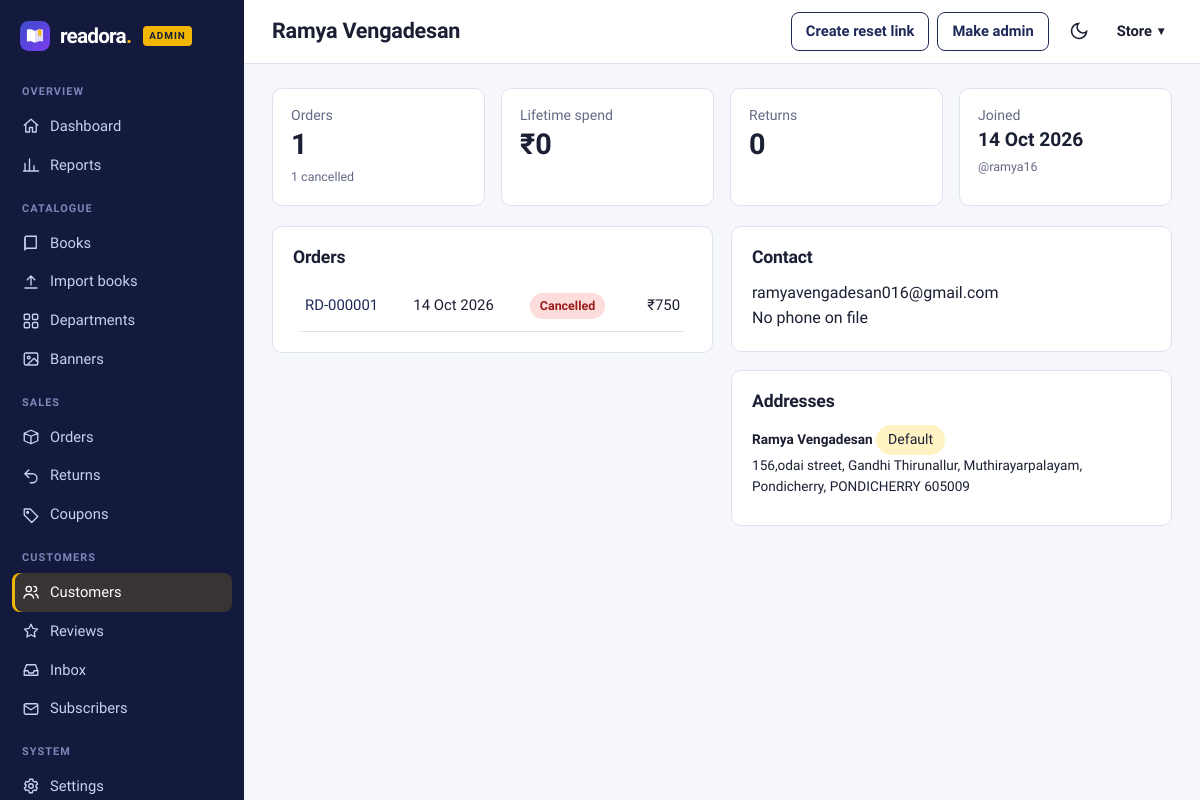
Page /admin/users/2 (signed in) on the earlier database version.
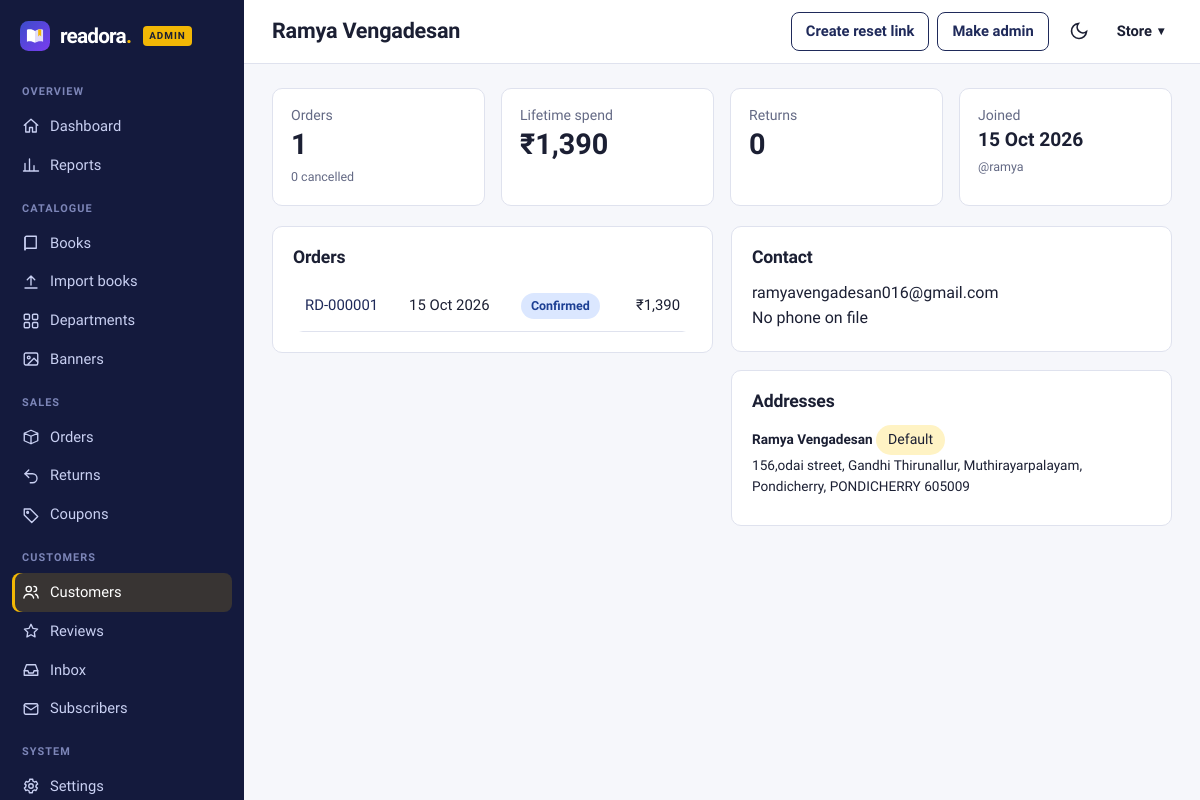
Same page on the later database version.
### tables this page shows
CREATE TABLE users (
    id            INTEGER PRIMARY KEY AUTOINCREMENT,
    fullname      TEXT NOT NULL,
    username      TEXT NOT NULL UNIQUE COLLATE NOCASE,
    email         TEXT NOT NULL UNIQUE COLLATE NOCASE,
    password      TEXT NOT NULL,
    phone         TEXT,
    is_admin      INTEGER NOT NULL DEFAULT 0,
    created_at    TEXT NOT NULL DEFAULT CURRENT_TIMESTAMP
);

CREATE TABLE orders (
    id              INTEGER PRIMARY KEY AUTOINCREMENT,
    user_id         INTEGER NOT NULL REFERENCES users(id),
    status          TEXT NOT NULL DEFAULT 'Pending',
    payment_method  TEXT NOT NULL,
    payment_status  TEXT NOT NULL DEFAULT 'Pending',
    subtotal        REAL NOT NULL,
    discount        REAL NOT NULL DEFAULT 0,
    shipping_fee    REAL NOT NULL DEFAULT 0,
    total           REAL NOT NULL,
    coupon_code     TEXT,
    ship_name       TEXT NOT NULL,
    ship_phone      TEXT NOT NULL,
    ship_address    TEXT NOT NULL,
    created_at      TEXT NOT NULL DEFAULT CURRENT_TIMESTAMP
);

### bookstore/routes/admin.py (the view)
@bp.route("/users/<int:uid>")
@admin_required
def user_detail(uid):
    u = one("SELECT * FROM users WHERE id=?", (uid,))
    if u is None:
        abort(404)
    return render_template(
        "admin/user.html", u=u,
        stats=one("""SELECT COUNT(*) orders, COALESCE(SUM(CASE WHEN status!='Cancelled' THEN total END),0) spent,
                            COALESCE(SUM(status='Cancelled'),0) cancelled FROM orders WHERE user_id=?""", (uid,)),
        orders=query("SELECT * FROM orders WHERE user_id=? ORDER BY id DESC LIMIT 20", (uid,)),
        addresses=query("SELECT * FROM addresses WHERE user_id=?", (uid,)),
        reviews=query("""SELECT r.*, b.name FROM reviews r JOIN books b ON b.id=r.book_id WHERE r.user_id=? ORDER BY r.id DESC LIMIT 10""", (uid,)),
        returns=one("SELECT COUNT(*) n FROM returns WHERE user_id=?", (uid,))["n"],
        reset_link=request.args.get("reset"))

### bookstore/db.py (called while the page is built)
def get_db():
    if "db" not in g:
        g.db = sqlite3.connect(current_app.config["DATABASE"])
        g.db.row_factory = sqlite3.Row
        g.db.execute("PRAGMA foreign_keys = ON")
    return g.db

def query(sql, args=(), one=False):
    cur = get_db().execute(sql, args)
    rows = cur.fetchall()
    cur.close()
    return (rows[0] if rows else None) if one else rows

### bookstore/routes/admin.py (called while the page is built)
def one(sql, a=()):
    return query(sql, a, one=True)

### bookstore/utils.py (called while the page is built)
def csrf_token():
    if "_csrf" not in session:
        session["_csrf"] = secrets.token_urlsafe(32)
    return session["_csrf"]

def check_csrf():
    if request.method in ("POST", "PUT", "PATCH", "DELETE"):
        sent = request.form.get("_csrf") or request.headers.get("X-CSRF-Token")
        if not sent or not secrets.compare_digest(sent, session.get("_csrf", "")):
            abort(400, "Invalid or missing CSRF token. Please reload the page and try again.")

def load_user():
    uid = session.get("user_id")
    g.user = query("SELECT * FROM users WHERE id = ?", (uid,), one=True) if uid else None
    if uid and g.user is None:
        session.clear()

def money(v):
    v = float(v or 0)
    return f"₹{v:,.0f}" if v == int(v) else f"₹{v:,.2f}"

### bookstore/templates/admin/user.html (shortened to what this page needs)
{% extends 'admin/layout.html' %}
{% from 'partials/macros.html' import csrf, badge, stars %}
{% block title %}{{ u.fullname }}{% endblock %}
{% block actions %}
<form method="post" action="{{ url_for('admin.user_reset_link', uid=u.id) }}">{{ csrf() }}<button class="btn btn-ghost btn-sm">Create reset link</button></form>
{% if u.id != g.user.id %}<form method="post" action="{{ url_for('admin.user_role', uid=u.id) }}" data-confirm="{{ 'Remove admin access for' if u.is_admin else 'Give admin access to' }} {{ u.fullname }}?">{{ csrf() }}<button class="btn btn-ghost btn-sm">{{ 'Remove admin' if u.is_admin else 'Make admin' }}</button></form>{% endif %}
{% endblock %}
{% block content %}
<div class="kpis">
  <div class="kpi"><div class="l">Orders</div><div class="v">{{ stats.orders }}</div><span class="delta">{{ stats.cancelled }} cancelled</span></div>
  <div class="kpi"><div class="l">Lifetime spend</div><div class="v">{{ stats.spent|money }}</div></div>
  <div class="kpi"><div class="l">Returns</div><div class="v">{{ returns }}</div></div>
  <div class="kpi"><div class="l">Joined</div><div class="v" style="font-size:1.2rem">{{ u.created_at|dt('%d %b %Y') }}</div><span class="delta">@{{ u.username }}{% if u.is_admin %} · admin{% endif %}</span></div>
</div>
<div class="adm-grid even">
  <section class="panel"><h3>Orders</h3>
    <div class="table-wrap flat"><table class="data"><tbody>{% for o in orders %}<tr><td><a href="{{ url_for('admin.order', order_id=o.id) }}">{{ order_ref(o.id) }}</a></td><td>{{ o.created_at|dt('%d %b %Y') }}</td><td>{{ badge(o.status) }}</td><td class="num">{{ o.total|money }}</td></tr>{% else %}<tr><td class="muted">No orders yet.</td></tr>{% endfor %}</tbody></table></div></section>
  <div>
    <section class="panel"><h3>Contact</h3><p style="margin:0">{{ u.email }}<br>{{ u.phone or 'No phone on file' }}</p></section>
    <section class="panel" style="margin-top:18px"><h3>Addresses</h3>{% for a in addresses %}<p class="small" style="margin:0 0 8px"><b>{{ a.full_name }}</b>{% if a.is_default %} <span class="chip">Default</span>{% endif %}<br>{{ a.line1 }}{{ ', ' ~ a.line2 if a.line2 }}, {{ a.city }}, {{ a.state }} {{ a.pincode }}</p>{% else %}<p class="muted" style="margin:0">None saved.</p>{% endfor %}</section>
  </div>
</div>
{% endblock %}

### bookstore/templates/partials/macros.html (shortened to what this page needs)
{% macro badge(status) %}
<span class="badge st-{{ status|lower|replace(' ', '-') }}">{{ status }}</span>
{% endmacro %}

Differences in the rows shown:
changed users "Ramya Vengadesan": created_at|dt "14 Oct 2026" → "15 Oct 2026"; username "ramya16" → "ramya"
changed orders "RD-000001": created_at|dt "14 Oct 2026" → "15 Oct 2026"; status "Cancelled" → "Confirmed"; total "₹750" → "₹1,390"
Other differences:
{{ stats.cancelled }}: "1" → "0"
{{ stats.spent|money }}: "₹0" → "₹1,390"
